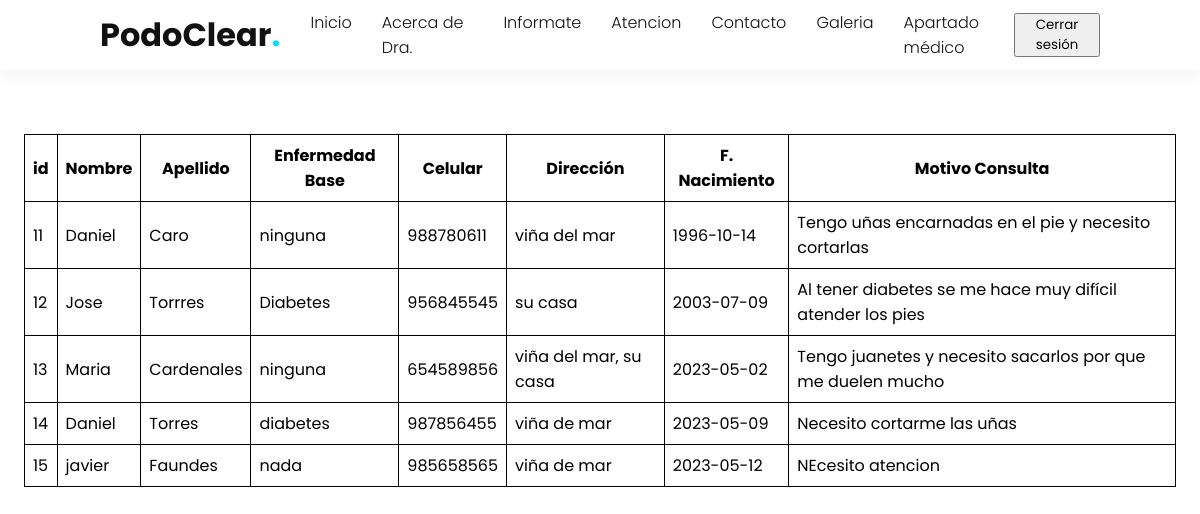
Page /menu_doc.php (signed in) on the committed database.
### tables this page shows
CREATE TABLE `horas` (
  `ID` int(100) NOT NULL,
  `NOMBRE` varchar(20) NOT NULL,
  `APELLIDO` varchar(20) NOT NULL,
  `ENFERMEDAD` varchar(20) NOT NULL,
  `CELULAR` varchar(12) NOT NULL,
  `DIRECCION` varchar(60) NOT NULL,
  `FECHA` date NOT NULL,
  `MOTIVO` varchar(500) NOT NULL
);

### menu_doc.php (the view, shortened to what this page needs)
<!DOCTYPE html>
<html lang="en">
<head>
    <link rel="stylesheet" href="menu_doc.css">
</head>
<body>
    <header class="sticky">
        <a href="#" class="logo">PodoClear<span>.</span></a>
        <ul class="navigation">
            <li><a href="index.php#banner" onclick="toggleMenu();">Inicio</a></li>
            <li><a href="index.php#acerca" onclick="toggleMenu();">Acerca de Dra.</a></li>
            <li><a href="informate.php" onclick="toggleMenu();">Informate</a></li>
            <li><a href="AgendarHora.php" onclick="toggleMenu();">Atencion</a></li>
            <li><a href="index.php#contacto" onclick="toggleMenu();">Contacto</a></li>
            <li><a href="Galeria.php" onclick="toggleMenu();">Galeria</a></li>
            <li><?php if (isset($_SESSION['usuario'])) {
                echo '<a href="vista_medica.php" onclick="toggleMenu();">Apartado médico</a>';
            }
            ?>
            </li>
        </ul>
        <div>
            <?php
            if (isset($_SESSION['usuario'])) {
                echo '<button onclick="cerrar_sesion()">Cerrar sesión</button>';
            } else {
                echo '<button onclick="iniciar_sesion()" >Iniciar sesión</button>';
            }
            ?>
        </div>
    </header>
    <div class="table_container">
    <table id="tabla" class= "table-striped table-bordered">
        <thead>
            <th>id</th>
            <th>Nombre</th>
            <th>Apellido</th>
            <th>Enfermedad Base</th>
            <th>Celular</th>
            <th>Dirección</th>
            <th>F. Nacimiento</th>
            <th>Motivo Consulta</th>
        </thead>
        <tbody>
            <?php
            include 'php/conexion_be.php';
            $consulta = "SELECT ID, NOMBRE, APELLIDO, ENFERMEDAD, CELULAR, DIRECCION, FECHA, MOTIVO FROM horas";
            $resultado = mysqli_query($conexion, $consulta);
            while ($row = mysqli_fetch_assoc($resultado)) {
                ?>
                <tr>
                    <td>
                        <?php echo $row['ID']; ?>
                    </td>
                    <td>
                        <?php echo $row['NOMBRE']; ?>
                    </td>
                    <td>
                        <?php echo $row['APELLIDO']; ?>
                    </td>
                    <td>
                        <?php echo $row['ENFERMEDAD']; ?>
                    </td>
                    <td>
                        <?php echo $row['CELULAR']; ?>
                    </td>
                    <td>
                        <?php echo $row['DIRECCION']; ?>
                    </td>
                    <td>
                        <?php echo $row['FECHA']; ?>
                    </td>
                    <td>
                        <?php echo $row['MOTIVO']; ?>
                    </td>
                </tr>
                <?php
            }
            ?>
        </tbody>
    </table>
        </div>
</body>
</html>

### menu_doc.css (style rules this page uses)
* { margin: 0; padding: 0; box-sizing: border-box; font-family: 'Poppins', sans-serif; scroll-behavior: smooth; }
header { position: fixed; top: 0; left: 0; width: 100%; padding: 40px 100px; z-index: 10000; display: flex; justify-content: space-between; align-items: center; transition: 0.5s; }
header.sticky { background: #fff; padding: 10px 100px; box-shadow: 0 5px 20px rgba(0, 0, 0, 0.05); }
header .logo { color: #fff; font-weight: 700; font-size: 2em; text-decoration: none; }
header.sticky .logo { color: #111; }
header .logo span { color: #00dffc; }
header .navigation { position: relative; display: flex; margin: 0; }
header .navigation li { list-style: none; margin-left: 30px; }
header .navigation li a { text-decoration: none; color: #fff; font-weight: 300; }
header.sticky .navigation li a { color: #111; }
table { border-collapse: collapse; margin-top: 7%; margin-left: 2%; margin-right: 2%; }
th, td { border: 1px solid black; padding: 8px; }

### rows in the picture
horas: ID "11", NOMBRE "Daniel", APELLIDO "Caro", ENFERMEDAD "ninguna", CELULAR "988780611", DIRECCION "viña del mar", FECHA "1996-10-14", MOTIVO "Tengo uñas encarnadas en el pie y necesito cortarlas"
horas: ID "12", NOMBRE "Jose", APELLIDO "Torrres", ENFERMEDAD "Diabetes", CELULAR "956845545", DIRECCION "su casa", FECHA "2003-07-09", MOTIVO "Al tener diabetes se me hace muy difícil atender los pies"
horas: ID "13", NOMBRE "Maria", APELLIDO "Cardenales", ENFERMEDAD "ninguna", CELULAR "654589856", DIRECCION "viña del mar, su casa", FECHA "2023-05-02", MOTIVO "Tengo juanetes y necesito sacarlos por que me duelen mucho"
horas: ID "14", NOMBRE "Daniel", APELLIDO "Torres", ENFERMEDAD "diabetes", CELULAR "987856455", DIRECCION "viña de mar", FECHA "2023-05-09", MOTIVO "Necesito cortarme las uñas"
horas: ID "15", NOMBRE "javier", APELLIDO "Faundes", ENFERMEDAD "nada", CELULAR "985658565", DIRECCION "viña de mar", FECHA "2023-05-12", MOTIVO "NEcesito atencion"
